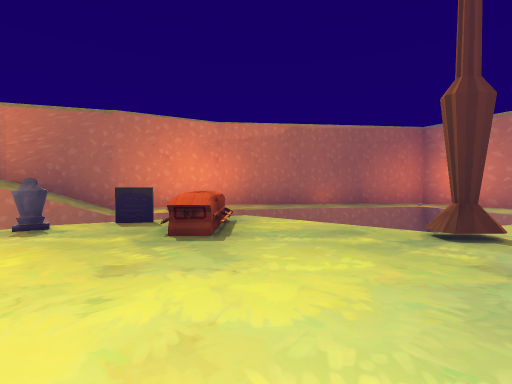
View 1 (above)

16 first-person views from a walk through a scene from a Unity 3-D project. The camera is 1.5 m above the floor, tilts 2° down and sees 85° across. The floor is counted in squares, 2.61 m on a side. Each view is taken from the middle of a square. On the plan, view 1 faces up. The plan holds only what a view shows up to about 9 squares ahead; the rest is blank. The place goes on beyond the plan. The player is left out. Some animated figures are not drawn.

View 2
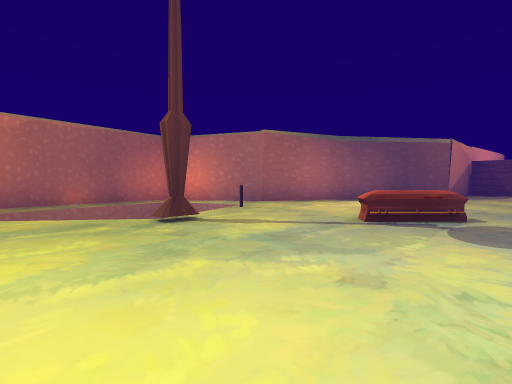

View 3
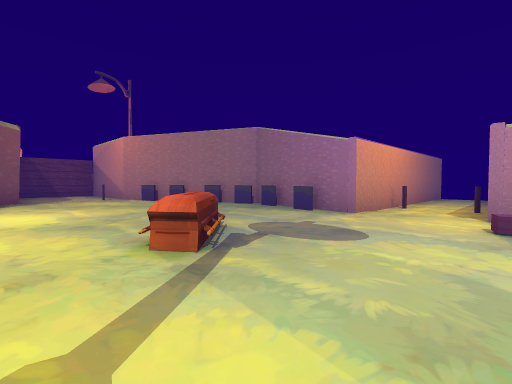

View 4
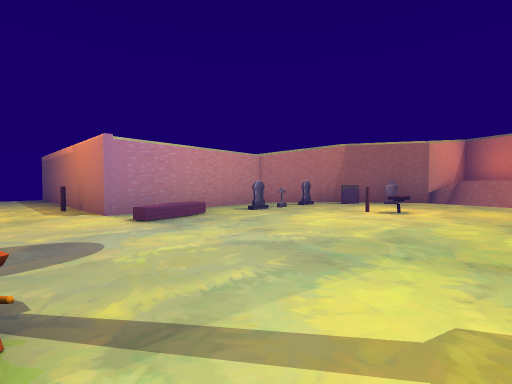

View 5
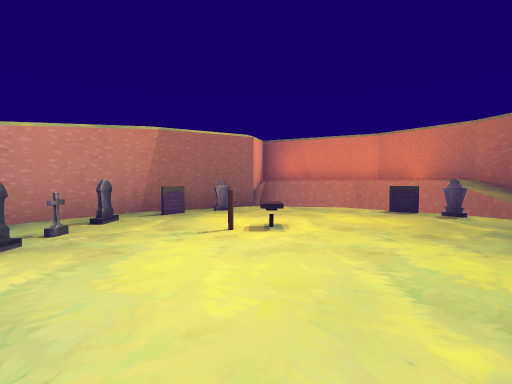

View 6
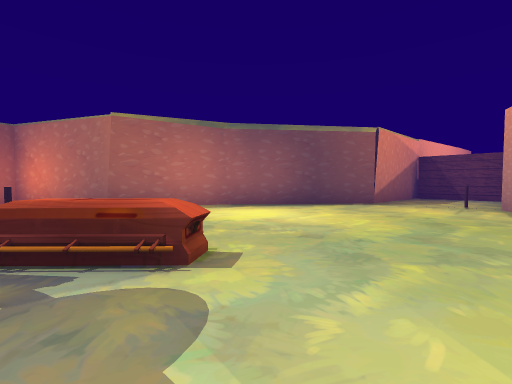

View 7
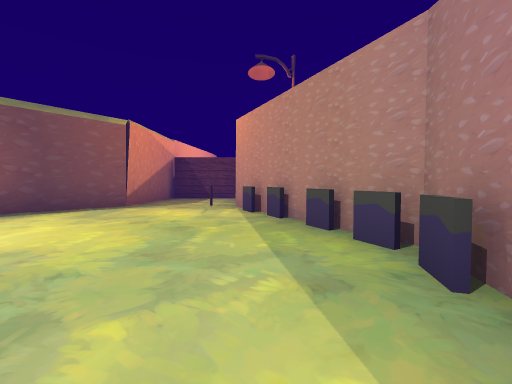

View 8
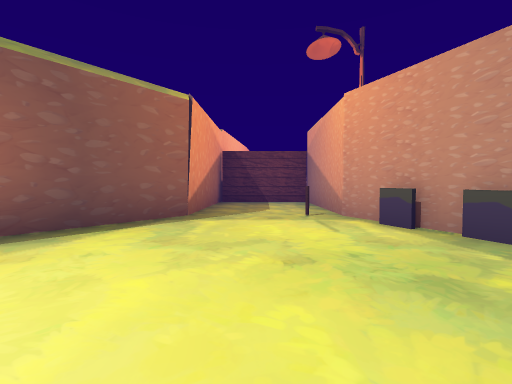

View 9
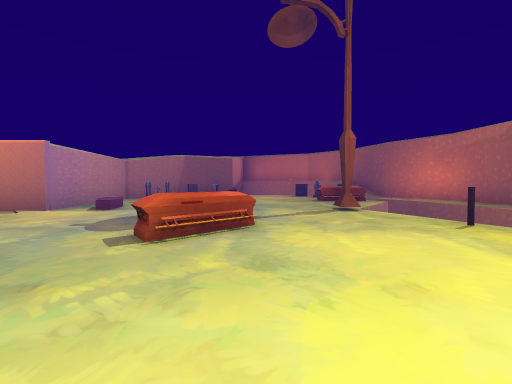

View 10
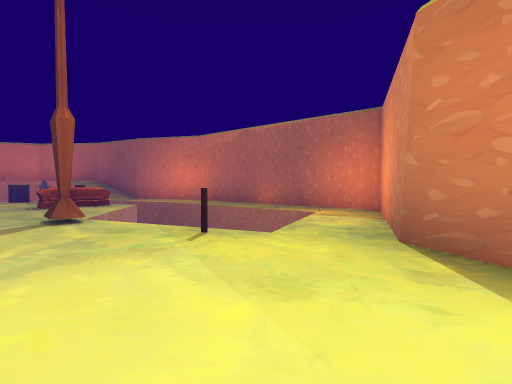

View 11
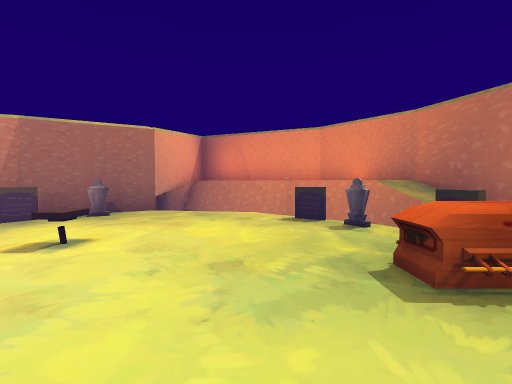

View 12
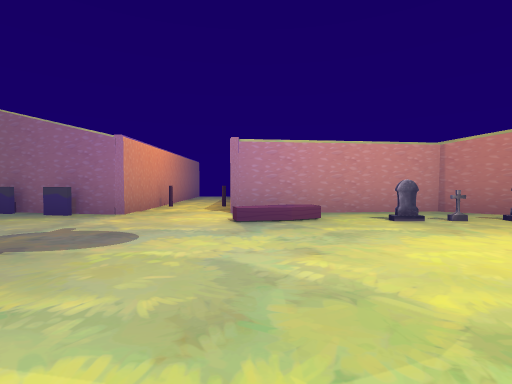

View 13
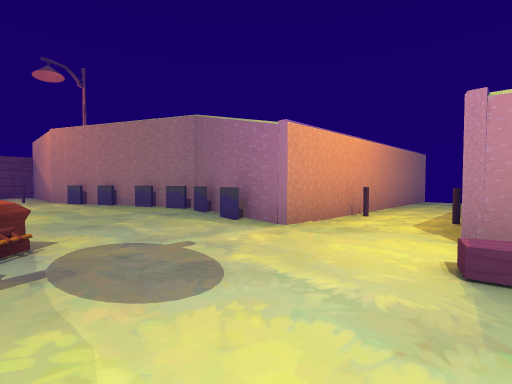

View 14
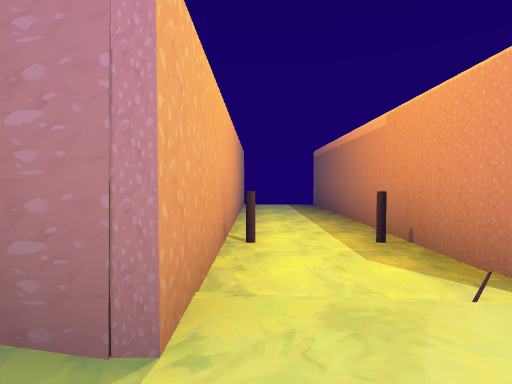

View 15
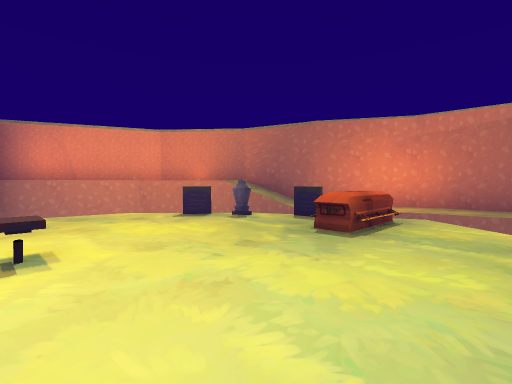

View 16
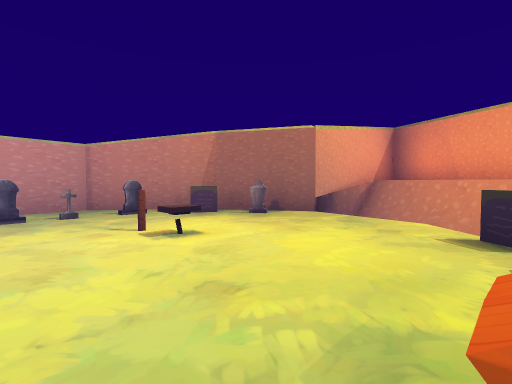

### Floor plan
Key: @ floor where view 1 was taken; # wall or solid block; . main floor; : floor 1.5 m higher than the main floor; v drop or lower ground; O other object.
Columns run from 7 left of view 1 to 16 right of it. Each row starts with its distance up from view 1.
  8      #########
  7     ##.......#
  6    ##..vvvvv.#
  5  ### vvv   v.###
  4 ## vvOO.vvvO...###
  3 #:vvO.O..#.......##
  2 #vv...............####
  1 #vv........O.........###
  0 ###..OO@...OO..........#
 -1   #O...............O...#
 -2   ##OOOO.........OO#####
 -3    ##.......O#OOO#
 -4     ######..####
 -5          #OO#
 -6          #..#
 -7          #..#
 -8          #..#
 -9          #..#
-10             #

Where each view was taken, in squares from view 1:
view 1: 0 up, 0 right, facing up
view 2: 1 down, 0 right, facing up-right
view 3: 2 up, 2 right, facing down-right
view 4: 2 up, 4 right, facing down-left
view 5: 0 up, 2 right, facing left
view 6: 2 down, 4 right, facing up-right
view 7: 2 down, 5 right, facing right
view 8: 0 up, 7 right, facing right
view 9: 1 up, 8 right, facing left
view 10: 2 up, 7 right, facing up-left
view 11: 2 up, 1 right, facing left
view 12: 2 up, 2 right, facing down
view 13: 0 up, 2 right, facing down-right
view 14: 2 down, 4 right, facing down
view 15: 0 up, 1 right, facing up-left
view 16: 3 up, 0 right, facing down-left
